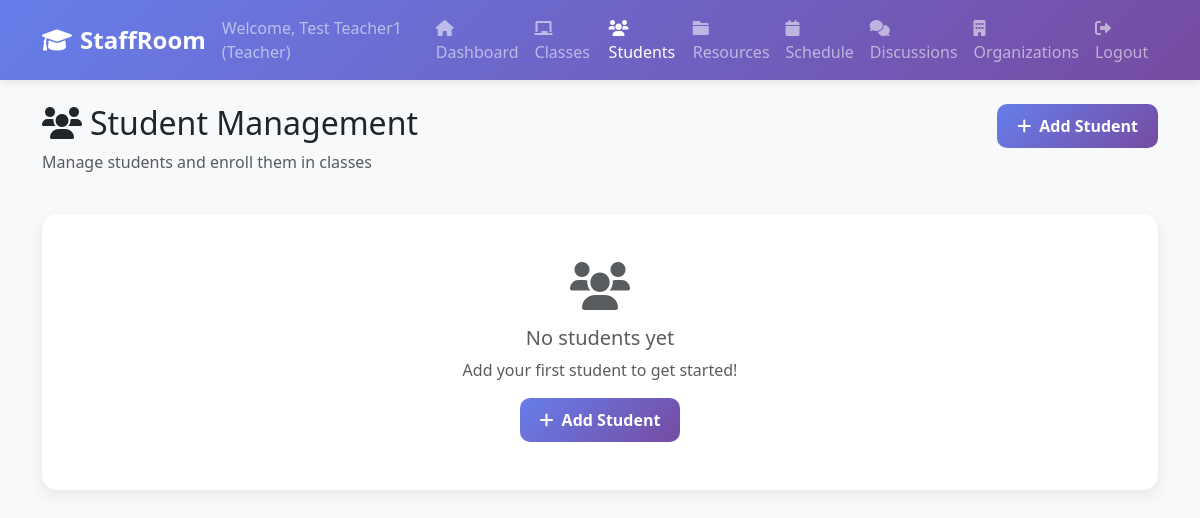
Before: /students (signed in) with the older database file.
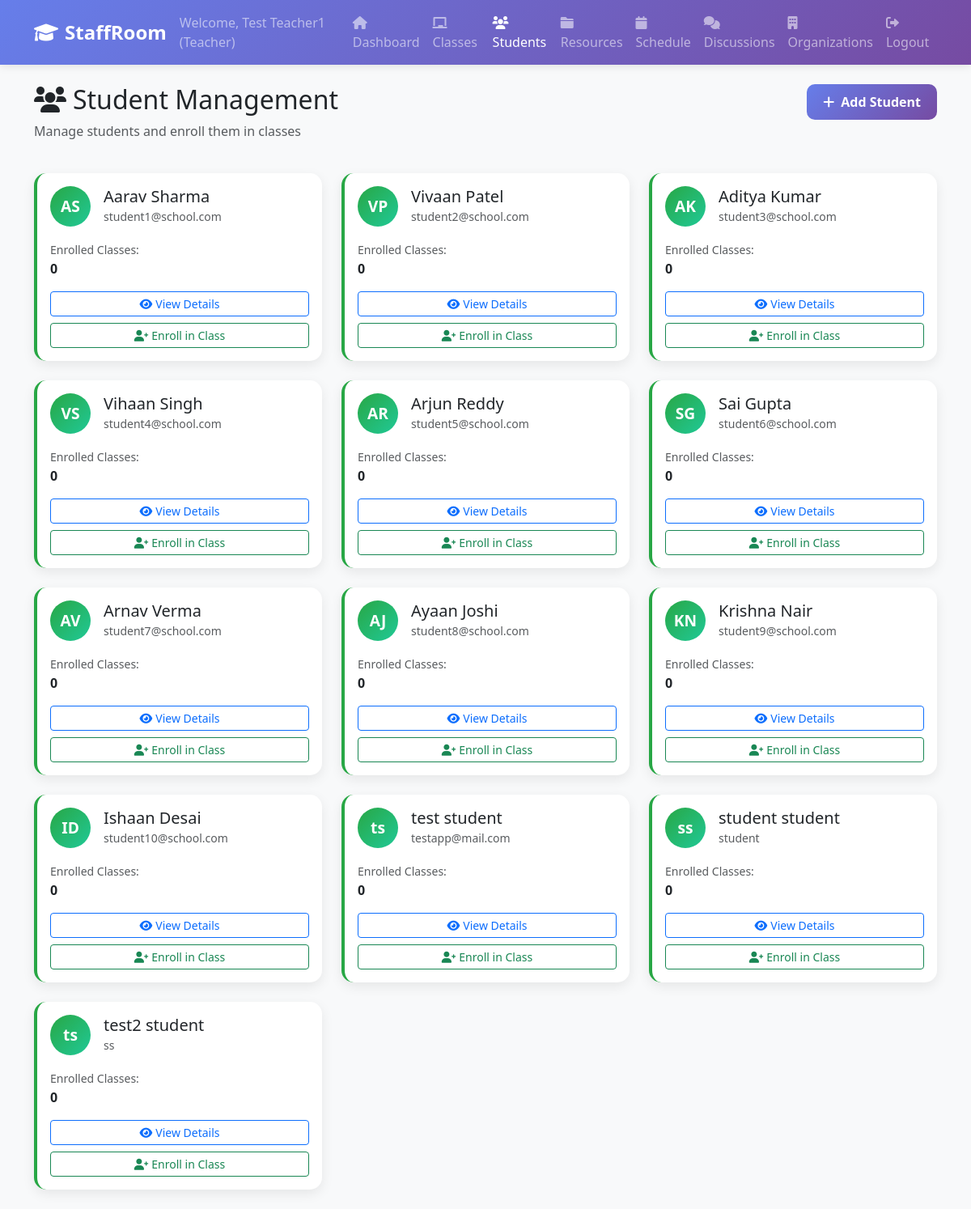
After: the same page with the newer database file.
### tables this page shows
CREATE TABLE users (
                id INTEGER PRIMARY KEY AUTOINCREMENT,
                username TEXT UNIQUE NOT NULL,
                email TEXT UNIQUE NOT NULL,
                password_hash TEXT NOT NULL,
                first_name TEXT NOT NULL,
                last_name TEXT NOT NULL,
                user_type TEXT NOT NULL CHECK (user_type IN ('teacher', 'student', 'admin')),
                created_at TIMESTAMP DEFAULT CURRENT_TIMESTAMP,
                is_active BOOLEAN DEFAULT 1
            , phone_number TEXT, profile_photo_path TEXT, bio TEXT, grade INTEGER);

### web_app.py (the view)
    def decorated_function(*args, **kwargs):
        if 'user_id' not in session:
            return redirect(url_for('login'))
        user_organizations = db.get_user_organizations(session['user_id'])
        if not user_organizations:
            flash('You must join an organization to access this feature.', 'warning')
            return redirect(url_for('organizations'))
        return f(*args, **kwargs)

### web_app.py (called while the page is built)
def require_organization_access(f):
    def decorated_function(*args, **kwargs):
        if 'user_id' not in session:
            return redirect(url_for('login'))
        user_organizations = db.get_user_organizations(session['user_id'])
        if not user_organizations:
            flash('You must join an organization to access this feature.', 'warning')
            return redirect(url_for('organizations'))
        return f(*args, **kwargs)
    decorated_function.__name__ = f.__name__
    return decorated_function

@app.route('/students')
@require_organization_access
def students():
    if 'user_id' not in session:
        return redirect(url_for('login'))
    user_type = session['user_type']
    if user_type not in ['admin', 'teacher']:
        flash('Access denied. Only administrators and teachers can access student management.', 'error')
        return redirect(url_for('dashboard'))
    students = db.get_all_students()
    return render_template('students.html', students=students)

    def get_connection(self):
        if self.db_path.startswith('postgresql://'):
            import psycopg2
            from psycopg2.extras import RealDictCursor
            conn = psycopg2.connect(self.db_path, cursor_factory=RealDictCursor)
        else:
            db_file = self.db_path.replace('sqlite:///', '')
            conn = sqlite3.connect(db_file)
            conn.row_factory = sqlite3.Row
        return conn

    def get_all_students(self):
        conn = self.get_connection()
        cursor = conn.execute("SELECT * FROM users WHERE user_type = 'student' AND is_active = 1")
        students = [dict(row) for row in cursor.fetchall()]
        conn.close()
        return students

    def get_user_organizations(self, user_id):
        conn = self.get_connection()
        cursor = conn.execute("""
            SELECT o.*, om.role, om.joined_at
            FROM organizations o
            JOIN organization_memberships om ON o.id = om.organization_id
            WHERE om.user_id = ?
            ORDER BY om.joined_at DESC
            LIMIT 1
        """, (user_id,))
        result = cursor.fetchone()
        conn.close()
        return [dict(result)] if result else []

### templates/students.html (shortened to what this page needs)
{% extends "common/base.html" %}
{% block content %}
        <div class="row mb-4">
            <div class="col-md-8">
                <h2><i class="fas fa-users me-2"></i>Student Management</h2>
                <p class="text-muted">Manage students and enroll them in classes</p>
            </div>
            <div class="col-md-4 text-end">
                <button class="btn btn-primary" data-bs-toggle="modal" data-bs-target="#addStudentModal">
                    <i class="fas fa-plus me-2"></i>Add Student
                </button>
            </div>
        </div>
        <div class="row">
            {% for student in students %}
                <div class="col-md-6 col-lg-4 mb-4">
                    <div class="card student-card h-100">
                        <div class="card-body">
                            <div class="d-flex align-items-center mb-3">
                                <div class="student-avatar me-3">
                                    {{ student.first_name[0] }}{{ student.last_name[0] }}
                                </div>
                                <div>
                                    <h5 class="card-title mb-0">{{ student.first_name }} {{ student.last_name }}</h5>
                                    <small class="text-muted">{{ student.email }}</small>
                                </div>
                            </div>
                            <div class="mb-3">
                                <small class="text-muted">Enrolled Classes:</small>
                                <div class="fw-bold">{{ student.enrolled_classes or 0 }}</div>
                            </div>
                            <div class="d-grid gap-2">
                                <button class="btn btn-outline-primary btn-sm" onclick="viewStudent({{ student.id }})">
                                    <i class="fas fa-eye me-1"></i>View Details
                                </button>
                                <button class="btn btn-outline-success btn-sm" onclick="enrollStudent({{ student.id }})">
                                    <i class="fas fa-user-plus me-1"></i>Enroll in Class
                                </button>
                            </div>
                        </div>
                    </div>
                </div>
            {% else %}
                <div class="col-12">
                    <div class="card">
                        <div class="card-body text-center py-5">
                            <i class="fas fa-users fa-3x text-muted mb-3"></i>
                            <h5 class="text-muted">No students yet</h5>
                            <p class="text-muted">Add your first student to get started!</p>
                            <button class="btn btn-primary" data-bs-toggle="modal" data-bs-target="#addStudentModal">
                                <i class="fas fa-plus me-2"></i>Add Student
                            </button>
                        </div>
                    </div>
                </div>
            {% endfor %}
        </div>
{% endblock %}

### templates/common/base.html (shortened to what this page needs)
<!DOCTYPE html>
<html lang="en">
<head>
    <link href="https://cdn.jsdelivr.net/npm/bootstrap@5.3.0/dist/css/bootstrap.min.css" rel="stylesheet">
    <link href="https://cdnjs.cloudflare.com/ajax/libs/font-awesome/6.0.0/css/all.min.css" rel="stylesheet">
</head>
<body>
    {% include 'common/header.html' %}
    <div class="container mt-4">
        {% block content %}{% endblock %}
    </div>
</body>
</html>

### templates/common/header.html (shortened to what this page needs)
<nav class="navbar navbar-expand-lg navbar-dark">
    <div class="container">
        <a class="navbar-brand" href="{{ url_for('dashboard') }}">
            <i class="fas fa-graduation-cap me-2"></i>StaffRoom
        </a>
        <div class="navbar-nav ms-auto">
            <span class="navbar-text me-3">
                Welcome, {{ session.first_name }} {{ session.last_name }} ({{ session.user_type.title() }})
            </span>
            <a class="nav-link {% if request.endpoint == 'dashboard' %}active{% endif %}" href="{{ url_for('dashboard') }}">
                <i class="fas fa-home me-1"></i>Dashboard
            </a>
            <a class="nav-link {% if request.endpoint == 'classes' %}active{% endif %}" href="{{ url_for('classes') }}">
                <i class="fas fa-chalkboard me-1"></i>Classes
            </a>
            <a class="nav-link {% if request.endpoint == 'students' %}active{% endif %}" href="{{ url_for('students') }}">
                <i class="fas fa-users me-1"></i>Students
            </a>
            <a class="nav-link {% if request.endpoint == 'resources' %}active{% endif %}" href="{{ url_for('resources') }}">
                <i class="fas fa-folder me-1"></i>Resources
            </a>
            <a class="nav-link {% if request.endpoint == 'schedule' %}active{% endif %}" href="{{ url_for('schedule') }}">
                <i class="fas fa-calendar me-1"></i>Schedule
            </a>
            <a class="nav-link {% if request.endpoint == 'discussions' or request.endpoint == 'global_discussions' %}active{% endif %}" href="{{ url_for('discussions') }}">
                <i class="fas fa-comments me-1"></i>Discussions
            </a>
            <a class="nav-link {% if request.endpoint == 'organizations' %}active{% endif %}" href="{{ url_for('organizations') }}">
                <i class="fas fa-building me-1"></i>Organizations
            </a>
            <a class="nav-link" href="{{ url_for('logout') }}">
                <i class="fas fa-sign-out-alt me-1"></i>Logout
            </a>
        </div>
    </div>
</nav>

Changed rows visible on the page:
added users: first_name "Test", first_name "t", last_name "s", first_name "test", last_name "student", email "testapp@mail.com", enrolled_classes "0"
added users: first_name "A", last_name "S", first_name "Aarav", last_name "Sharma", email "student1@school.com", enrolled_classes "0"
added users: first_name "V", last_name "P", first_name "Vivaan", last_name "Patel", email "student2@school.com", enrolled_classes "0"
added users: first_name "A", last_name "K", first_name "Aditya", last_name "Kumar", email "student3@school.com", enrolled_classes "0"
added users: first_name "V", last_name "S", first_name "Vihaan", last_name "Singh", email "student4@school.com", enrolled_classes "0"
added users: first_name "A", last_name "R", first_name "Arjun", last_name "Reddy", email "student5@school.com", enrolled_classes "0"
added users: first_name "S", last_name "G", first_name "Sai", last_name "Gupta", email "student6@school.com", enrolled_classes "0"
added users: first_name "A", last_name "V", first_name "Arnav", last_name "Verma", email "student7@school.com", enrolled_classes "0"
added users: first_name "A", last_name "J", first_name "Ayaan", last_name "Joshi", email "student8@school.com", enrolled_classes "0"
added users: first_name "K", last_name "N", first_name "Krishna", last_name "Nair", email "student9@school.com", enrolled_classes "0"
added users: first_name "I", last_name "D", first_name "Ishaan", last_name "Desai", email "student10@school.com", enrolled_classes "0"
added users: first_name "s", last_name "s", first_name "student", last_name "student", email "student", enrolled_classes "0"
added users: first_name "t", last_name "s", first_name "test2", last_name "student", email "ss", enrolled_classes "0"
Other visible differences:
{{ session.first_name }}: "Test" → (not shown)
text no longer shown: "No students yet Add your first student to get started! Add Student"
